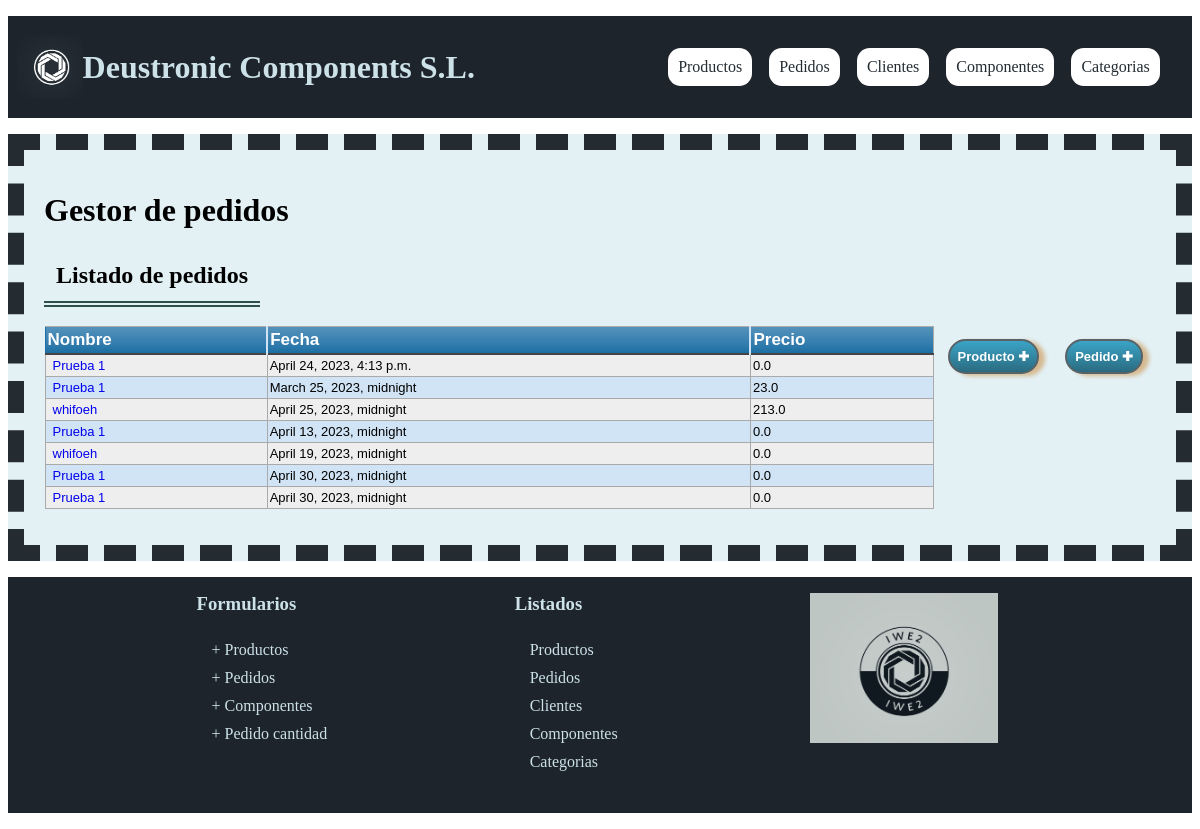
The page /appProyecto/pedidos/ on the database its author committed.
### appProyecto/models.py (models this page shows)
class Pedido(models.Model):
    id_cliente = models.ForeignKey(Cliente, on_delete=models.CASCADE)
    fecha = models.DateTimeField('Fecha de creacion')
    precio = models.FloatField(default=0)
    producto = models.ManyToManyField(Producto, through="Cantidad")

class Cliente(models.Model):
    cif = models.CharField(max_length=100, unique=True)
    nombre = models.CharField(max_length=100)
    direccion = models.CharField(max_length=200)
    telefono = models.CharField(max_length=30)
    email = models.EmailField(max_length=200)
    def __str__(self):
        return self.nombre

### appProyecto/views.py (the view)
class PedidosListView(ListView):
    model = Pedido

### appProyecto/templates/appProyecto/pedido_list.html
{% extends "base.html" %} {% block titulo %}Listado de pedidos{% endblock %}
{%block contenido %}
<div id="content">
  <h1>Gestor de pedidos</h1>
  <h2>Listado de pedidos</h2>
  <a href="{%url 'crear pedido'%}" class="button">Pedido&nbsp;✚</a>
  <a href="{%url 'crear cantidad'%}" class="button"> Producto&nbsp;✚ </a>
  {% if object_list %}
  <table class="listados">
    <thead>
      <tr>
        <th>Nombre</th>
        <th>Fecha</th>
        <th>Precio</th>
      </tr>
    </thead>
    <tbody>
      {% for r in object_list %}
      <tr>
        <td>
          <a href="{% url 'detalle pedido' r.id %}">{{ r.id_cliente}}</a>
        </td>
        <td>{{ r.fecha}}</td>
        <td>{{ r.precio}}</td>
      </tr>
      {% endfor %}
    </tbody>
  </table>
  {% else %}
  <p>No hay pedidos creados.</p>
  {% endif %}
</div>
{% endblock %}

### appProyecto/static/css/estilos.css (style rules this page uses)
body { background-image: url(https://e1.pxfuel.com/desktop-wallpaper/586/170/desktop-wallpaper-blue-honeycomb-honeycomb.jpg); }
.iconosRedes, ul.linksFooter, a { text-decoration: none; list-style: none; padding: 5px; }
h2 { padding: 0.5em; margin-bottom: 0.5cm; border-bottom: 6px double darkslategrey; width: fit-content; }
form, table.listados { font-family: Arial, Helvetica, sans-serif; border: 1px solid #1c6ea4; background-color: #eeeeee; width: 80%; text-align: left; border-collapse: collapse; margin: 1em auto; padding: 2em; }
table.listados td, table.listados th { border: 1px solid #aaaaaa; padding: 3px 2px; }
table.listados tbody td { font-size: 13px; }
table.listados tr:nth-child(even) { background: #d0e4f5; }
table.listados thead { background: #1c6ea4; background: -moz-linear-gradient(top, #5592bb 0%, #327cad 66%, #1c6ea4 100%); background: -webkit-linear-gradient( top, #5592bb 0%, #327cad 66%, #1c6ea4 100% ); background: linear-gradient(to bottom, #5592bb 0%, #327cad 66%, #1c6ea4 100%); border-bottom: 2px solid #444444; }
table.listados thead th { font-size: 17px; font-weight: bold; color: #ffffff; border-left: 2px solid #d0e4f5; }
table.listados thead th:first-child { border-left: none; }
.button { float: right; margin: 1em; text-decoration: none; text-align: center; place-self: end; padding: 8px; border: solid 2px #596266; -webkit-border-radius: 50px; -moz-border-radius: 50px; border-radius: 50px; font: 13px Arial, Helvetica, sans-serif; font-weight: bold; color: #ffffff; background-color: #3ba4c7; background-image: -moz-linear-gradient(top, #3ba4c7 0%, #2a6b80 100%); background-image: -webkit-linear-gradient(top, #3ba4c7 0%, #2a6b80 100%); background-image: -o-linear-gradient(top, #3ba4c7 0%, #2a6b80 100%); background-image: -ms-linear-gradient(top, #3ba4c7 0%, #2a6b80 100%); filter: progid:DXImageTransform.Microsoft.gradient( startColorstr='#2a6b80', endColorstr='#2a6b80',GradientType=0 ); background-image: linear-gradient(top, #3ba4c7 0%, #2a6b80 100%); -webkit-box-shadow: 6px 2px 4px#d5b88f; -moz-box-shadow: 6px 2px 4px#d5b88f; box-shadow: 6px 2px 4px#d5b88f; }

### rows shown on the page
Pedido: id_cliente "Prueba 1", fecha "April 24, 2023, 4:13 p.m.", precio "0.0"
Pedido: id_cliente "Prueba 1", fecha "March 25, 2023, midnight", precio "23.0"
Pedido: id_cliente "whifoeh", fecha "April 25, 2023, midnight", precio "213.0"
Pedido: id_cliente "Prueba 1", fecha "April 13, 2023, midnight", precio "0.0"
Pedido: id_cliente "whifoeh", fecha "April 19, 2023, midnight", precio "0.0"
Pedido: id_cliente "Prueba 1", fecha "April 30, 2023, midnight", precio "0.0"
Pedido: id_cliente "Prueba 1", fecha "April 30, 2023, midnight", precio "0.0"
